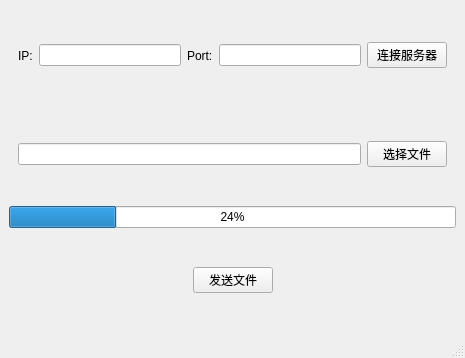
<?xml version="1.0" encoding="UTF-8"?>
<ui version="4.0">
 <class>MainWindow</class>
 <widget class="QMainWindow" name="MainWindow">
  <property name="geometry">
   <rect>
    <x>0</x>
    <y>0</y>
    <width>465</width>
    <height>358</height>
   </rect>
  </property>
  <property name="windowTitle">
   <string>MainWindow</string>
  </property>
  <widget class="QWidget" name="centralwidget">
   <layout class="QVBoxLayout" name="verticalLayout">
    <item>
     <widget class="QWidget" name="widget" native="true">
      <layout class="QHBoxLayout" name="horizontalLayout">
       <item>
        <widget class="QLabel" name="label">
         <property name="text">
          <string>IP:</string>
         </property>
        </widget>
       </item>
       <item>
        <widget class="QLineEdit" name="ip"/>
       </item>
       <item>
        <widget class="QLabel" name="label_2">
         <property name="text">
          <string>Port:</string>
         </property>
        </widget>
       </item>
       <item>
        <widget class="QLineEdit" name="port"/>
       </item>
       <item>
        <widget class="QPushButton" name="connectServer">
         <property name="text">
          <string>连接服务器</string>
         </property>
        </widget>
       </item>
      </layout>
     </widget>
    </item>
    <item>
     <widget class="QWidget" name="widget_2" native="true">
      <layout class="QHBoxLayout" name="horizontalLayout_2">
       <item>
        <widget class="QLineEdit" name="filePath"/>
       </item>
       <item>
        <widget class="QPushButton" name="selFile">
         <property name="text">
          <string>选择文件</string>
         </property>
        </widget>
       </item>
      </layout>
     </widget>
    </item>
    <item>
     <widget class="QProgressBar" name="progressBar">
      <property name="layoutDirection">
       <enum>Qt::LeftToRight</enum>
      </property>
      <property name="value">
       <number>24</number>
      </property>
      <property name="alignment">
       <set>Qt::AlignLeading|Qt::AlignLeft|Qt::AlignVCenter</set>
      </property>
      <property name="orientation">
       <enum>Qt::Horizontal</enum>
      </property>
      <property name="textDirection">
       <enum>QProgressBar::TopToBottom</enum>
      </property>
     </widget>
    </item>
    <item>
     <widget class="QWidget" name="widget_3" native="true">
      <layout class="QHBoxLayout" name="horizontalLayout_3">
       <item>
        <spacer name="horizontalSpacer">
         <property name="orientation">
          <enum>Qt::Horizontal</enum>
         </property>
         <property name="sizeHint" stdset="0">
          <size>
           <width>166</width>
           <height>20</height>
          </size>
         </property>
        </spacer>
       </item>
       <item>
        <widget class="QPushButton" name="sendFile">
         <property name="text">
          <string>发送文件</string>
         </property>
        </widget>
       </item>
       <item>
        <spacer name="horizontalSpacer_2">
         <property name="orientation">
          <enum>Qt::Horizontal</enum>
         </property>
         <property name="sizeHint" stdset="0">
          <size>
           <width>165</width>
           <height>20</height>
          </size>
         </property>
        </spacer>
       </item>
      </layout>
     </widget>
    </item>
   </layout>
  </widget>
  <widget class="QMenuBar" name="menubar">
   <property name="geometry">
    <rect>
     <x>0</x>
     <y>0</y>
     <width>465</width>
     <height>22</height>
    </rect>
   </property>
  </widget>
  <widget class="QStatusBar" name="statusbar"/>
 </widget>
 <resources/>
 <connections/>
</ui>
